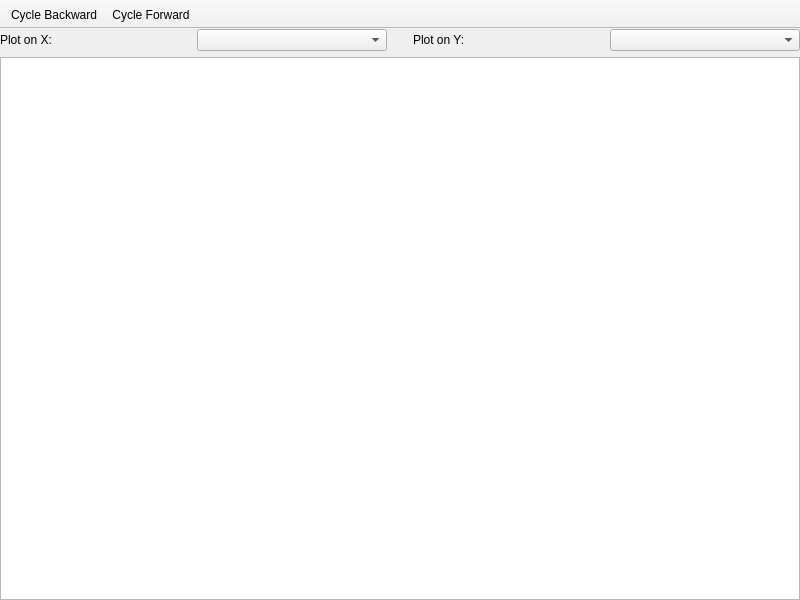
<?xml version="1.0" encoding="UTF-8"?>
<ui version="4.0">
 <class>ScatterTab</class>
 <widget class="QMainWindow" name="ScatterTab">
  <property name="geometry">
   <rect>
    <x>0</x>
    <y>0</y>
    <width>800</width>
    <height>600</height>
   </rect>
  </property>
  <property name="windowTitle">
   <string>MainWindow</string>
  </property>
  <widget class="QWidget" name="centralwidget">
   <layout class="QVBoxLayout" name="verticalLayout">
    <property name="leftMargin">
     <number>0</number>
    </property>
    <property name="topMargin">
     <number>0</number>
    </property>
    <property name="rightMargin">
     <number>0</number>
    </property>
    <property name="bottomMargin">
     <number>0</number>
    </property>
    <item>
     <widget class="QWidget" name="topBar" native="true">
      <layout class="QHBoxLayout" name="horizontalLayout">
       <property name="leftMargin">
        <number>0</number>
       </property>
       <property name="topMargin">
        <number>0</number>
       </property>
       <property name="rightMargin">
        <number>0</number>
       </property>
       <property name="bottomMargin">
        <number>0</number>
       </property>
       <item>
        <widget class="QLabel" name="dimensionLabel">
         <property name="text">
          <string>Plot on X:</string>
         </property>
        </widget>
       </item>
       <item>
        <widget class="QComboBox" name="dimXSelect">
         <property name="sizeAdjustPolicy">
          <enum>QComboBox::AdjustToContents</enum>
         </property>
        </widget>
       </item>
       <item>
        <spacer name="horizontalSpacer">
         <property name="orientation">
          <enum>Qt::Horizontal</enum>
         </property>
         <property name="sizeType">
          <enum>QSizePolicy::Preferred</enum>
         </property>
         <property name="sizeHint" stdset="0">
          <size>
           <width>20</width>
           <height>1</height>
          </size>
         </property>
        </spacer>
       </item>
       <item>
        <widget class="QLabel" name="dimensionLabel_2">
         <property name="text">
          <string>Plot on Y:</string>
         </property>
        </widget>
       </item>
       <item>
        <widget class="QComboBox" name="dimYSelect">
         <property name="sizeAdjustPolicy">
          <enum>QComboBox::AdjustToContents</enum>
         </property>
        </widget>
       </item>
      </layout>
     </widget>
    </item>
    <item>
     <widget class="ChartView" name="view">
      <property name="mouseTracking">
       <bool>false</bool>
      </property>
      <property name="renderHints">
       <set>QPainter::Antialiasing|QPainter::TextAntialiasing</set>
      </property>
     </widget>
    </item>
   </layout>
  </widget>
  <widget class="QToolBar" name="toolBar">
   <property name="contextMenuPolicy">
    <enum>Qt::PreventContextMenu</enum>
   </property>
   <property name="windowTitle">
    <string>Plot Tools</string>
   </property>
   <property name="movable">
    <bool>false</bool>
   </property>
   <property name="floatable">
    <bool>false</bool>
   </property>
   <attribute name="toolBarArea">
    <enum>TopToolBarArea</enum>
   </attribute>
   <attribute name="toolBarBreak">
    <bool>false</bool>
   </attribute>
   <addaction name="actionCycleBackward"/>
   <addaction name="actionCycleForward"/>
  </widget>
  <action name="actionCycleForward">
   <property name="icon">
    <iconset theme="go-next">
     <normaloff>.</normaloff>.</iconset>
   </property>
   <property name="text">
    <string>Cycle Forward</string>
   </property>
   <property name="toolTip">
    <string>Cycle dimension forward</string>
   </property>
   <property name="shortcut">
    <string>Right</string>
   </property>
  </action>
  <action name="actionCycleBackward">
   <property name="icon">
    <iconset theme="go-previous">
     <normaloff>.</normaloff>.</iconset>
   </property>
   <property name="text">
    <string>Cycle Backward</string>
   </property>
   <property name="toolTip">
    <string>Cycle dimension backwards</string>
   </property>
   <property name="shortcut">
    <string>Left</string>
   </property>
  </action>
 </widget>
 <customwidgets>
  <customwidget>
   <class>ChartView</class>
   <extends>QGraphicsView</extends>
   <header>src/scatterplot/chartview.h</header>
  </customwidget>
 </customwidgets>
 <resources/>
 <connections/>
</ui>
